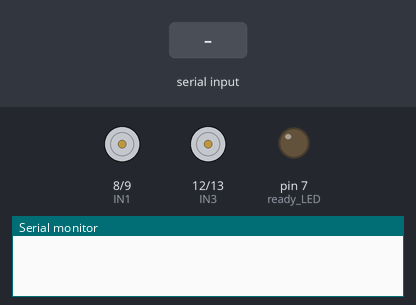
Bench run of a sketch on a simulated Arduino Uno, built with avr-gcc and run on an emulated ATmega328P. Shown: motor-driver pin pairs drawn as motors (green arrow = first pin HIGH = forward, orange = second pin HIGH = backward, longer = more drive, scaled by the enable pin), output pins drawn as LEDs (lit = HIGH), the last lines printed to the serial monitor. The test bench sets the inputs (shaded band).

Above: at 1.2 s.
1.3 s: "F90\n" received over the second serial link
At 3.0 s:
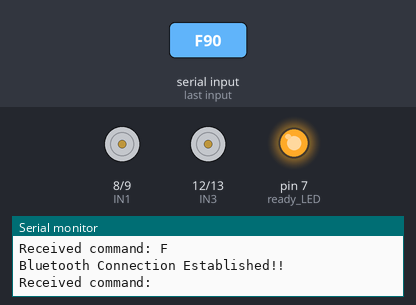
3.8 s: "B90\n" received over the second serial link
At 4.6 s:
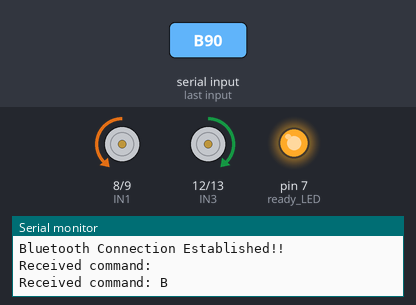
6.3 s: "L90\n" received over the second serial link
At 8.0 s:
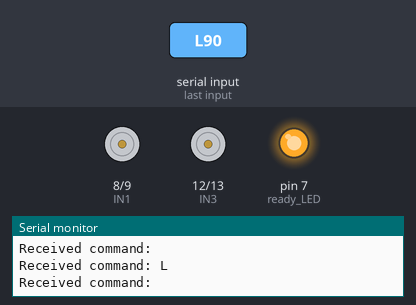
8.8 s: "R90\n" received over the second serial link
At 9.6 s:
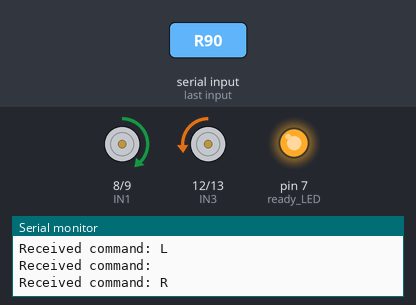
11.3 s: "F,45\n" received over the second serial link
At 13.0 s:
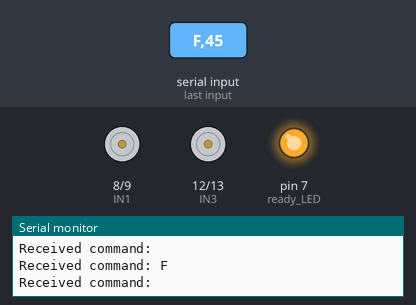
13.8 s: "B,45\n" received over the second serial link
At 14.6 s:
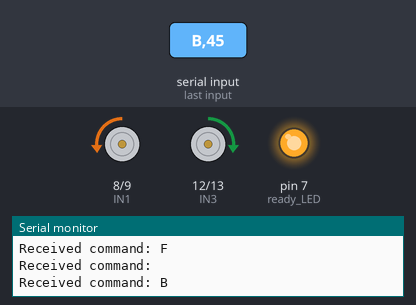
Timing chart, 0 to 16.8 s (numbered marks = the images above; inputs shaded):
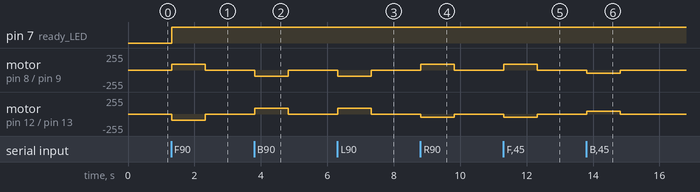

The sketch:

mark_2_prototype_code.ino
```cpp
#include <SoftwareSerial.h>  // for custom rx and tx pins

// Define motor control pins for L298N (4 Motors)
#define ENA 5   // PWM Pin for Motor A (left side motor speed)
#define ENB 3   // PWM Pin for Motor B (right side motor speed)
#define IN1 8   // Motor A control pin 1 (left motor)
#define IN2 9   // Motor A control pin 2 (left motor)
#define IN3 12  // Motor B control pin 1 (right motor)
#define IN4 13  // Motor B control pin 2 (right motor)

// Bluetooth HC-05 communication pins
#define BT_RX_PIN 10  // RX pin of Bluetooth module (connected to TX pin of Arduino) it is defined for an easier implementation in the code
#define BT_TX_PIN 11  // TX pin of Bluetooth module (connected to RX pin of Arduino) it is defined for an easier implementation in the code

// Ready to Run indicator
#define ready_LED 7  // LED to indicate that the car is ready for running

SoftwareSerial BTSerial(BT_RX_PIN, BT_TX_PIN);  // RX, TX pins for Bluetooth communication from lines 12, 13

int speedValue = 255;  //Default max speed (By initializing it to 255, you ensure that if no speed input is received the car defaults to running at full speed.)

bool connectionEstablished = false;  //setting a parameter to debug connectivity issues

void setup() {
  // Serial monitor for debugging
  Serial.begin(9600);  // Start serial communication with Bluetooth module and for debugging

  BTSerial.begin(9600);  // Bluetooth communication speed (usually 9600 bps => bits per second)

  // Initialize motor control pins as outputs from lines 4 to 9 we assigned keywords for pins to improve code readability
  pinMode(ENA, OUTPUT);  //5
  pinMode(ENB, OUTPUT);  //3
  pinMode(IN1, OUTPUT);  //8
  pinMode(IN2, OUTPUT);  //9
  pinMode(IN3, OUTPUT);  //12
  pinMode(IN4, OUTPUT);  //13

  // LED indicator setup
  pinMode(ready_LED, OUTPUT);    //7
  digitalWrite(ready_LED, LOW);  // Initially, LED is off (no connection)

  // Set initial motor speed to 0 (stopped)
  analogWrite(ENA, 0);  //even though it is a digital pin analogewrite function can be used to adjust the duty cycle of a pwm pin (the frequency of rapid changing between high and low) which is preferred for controlling a motor since it takes average velocity of the changes in levels
  analogWrite(ENB, 0);
}

void loop() {
  // Connectivity debugging statements
  if (BTSerial.available()) {
    if (!connectionEstablished) {
      Serial.println("Bluetooth Connection Established!!");
      connectionEstablished = true;
      digitalWrite(ready_LED, HIGH);
    }
  }


  // Check if data is available from Bluetooth
  if (BTSerial.available() > 0) {
    char command = BTSerial.read();  // Read the incoming character from Bluetooth (F, B, L, R, S)
    delay(10);
    int inputSpeed = BTSerial.parseInt();  // to extract numerical speed information from the command (0 - 255)

    if (inputSpeed >= 0 && inputSpeed <= 255) {
      speedValue = inputSpeed;  //Speed overriding function to set desired speed by user
    } else {
      Serial.println("Invalid Speed value! keeping default Speed.");
    }

    // Debugging output to serial monitor
    Serial.print("Received command: ");
    Serial.println(command);

    // Control motor based on the received command
    switch (command) {
      case 'F':  // Move Forward
        moveForward(speedValue);
        break;
      case 'B':  // Move Backward
        moveBackward(speedValue);
        break;
      case 'L':  // Turn Left
        turnLeft(speedValue);
        break;
      case 'R':  // Turn Right
        turnRight(speedValue);
        break;
      case 'S':  // Stop
        stopMotors();
        break;
      default:
        stopMotors();  // Stop the car for any invalid command
        break;
    }
  }
}

// Move the car forward
void moveForward(int speed) {
  // Forward for left motors (Motor A)
  digitalWrite(IN1, HIGH);
  digitalWrite(IN2, LOW);
  analogWrite(ENA, speed);  // Full speed for left motors

  // Forward for right motors (Motor B)
  digitalWrite(IN3, LOW);
  digitalWrite(IN4, HIGH);
  analogWrite(ENB, speed);  // Full speed for right motors
}

// Move the car backward
void moveBackward(int speed) {
  // Backward for left motors (Motor A)
  digitalWrite(IN1, LOW);
  digitalWrite(IN2, HIGH);
  analogWrite(ENA, speed);  // Full speed for left motors

  // Backward for right motors (Motor B)
  digitalWrite(IN3, HIGH);
  digitalWrite(IN4, LOW);
  analogWrite(ENB, speed);  // Full speed for right motors
}

// Turn the car left
void turnLeft(int speed) {
  // Stop Left motors and move Right motors forward
  digitalWrite(IN1, LOW);
  digitalWrite(IN2, HIGH);
  analogWrite(ENA, speed / 2);  // Reduced speed for left motors

  // Stop right motors
  digitalWrite(IN3, HIGH);
  digitalWrite(IN4, LOW);
  analogWrite(ENB, speed);  // Full speed for right motors
}

// Turn the car right
void turnRight(int speed) {
  // Stop Right motors and move Left motors forward
  digitalWrite(IN1, HIGH);
  digitalWrite(IN2, LOW);
  analogWrite(ENA, speed);  // Full speed for Left motors

  // Stop left motors
  digitalWrite(IN3, LOW);
  digitalWrite(IN4, HIGH);
  analogWrite(ENB, speed / 2);  // Reduced speed for right motors
}

// Stop all motors
void stopMotors() {
  // Stop left motors
  digitalWrite(IN1, LOW);
  digitalWrite(IN2, LOW);
  analogWrite(ENA, 0);  // No speed for left motors

  // Stop right motors
  digitalWrite(IN3, LOW);
  digitalWrite(IN4, LOW);
  analogWrite(ENB, 0);  // No speed for right motors
}
```

Measured:
- after the input at 1.3 s, pin 7 (ready_LED): LOW → HIGH at once; motor on pin 8 (IN1) / pin 9 (IN2): stopped → forward 90/255 at once, → stopped 1.0 s later; motor on pin 12 (IN3) / pin 13 (IN4): stopped → backward 90/255 at once, → stopped 1.0 s later
- after the input at 3.8 s, motor on pin 8 (IN1) / pin 9 (IN2): stopped → backward 90/255 at once, → stopped 1.0 s later; motor on pin 12 (IN3) / pin 13 (IN4): stopped → forward 90/255 at once, → stopped 1.0 s later
- after the input at 6.3 s, motor on pin 8 (IN1) / pin 9 (IN2): stopped → backward 90/255 at once, → stopped 1.0 s later; motor on pin 12 (IN3) / pin 13 (IN4): stopped → forward 90/255 at once, → stopped 1.0 s later
- after the input at 8.8 s, motor on pin 8 (IN1) / pin 9 (IN2): stopped → forward 90/255 at once, → stopped 1.0 s later; motor on pin 12 (IN3) / pin 13 (IN4): stopped → backward 45/255 at once, → stopped 1.0 s later
- after the input at 11.3 s, motor on pin 8 (IN1) / pin 9 (IN2): stopped → forward 90/255 at once, → stopped 1.0 s later; motor on pin 12 (IN3) / pin 13 (IN4): stopped → backward 45/255 at once, → stopped 1.0 s later
- after the input at 13.8 s, motor on pin 8 (IN1) / pin 9 (IN2): stopped → backward 45/255 at once, → stopped 1.0 s later; motor on pin 12 (IN3) / pin 13 (IN4): stopped → forward 45/255 at once, → stopped 1.0 s later
